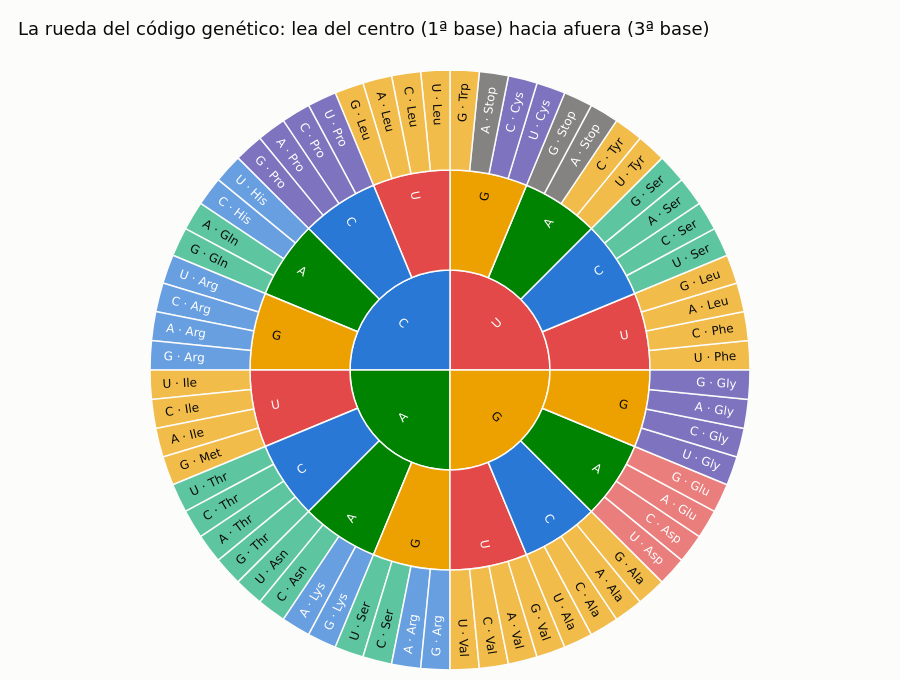

Source (notebook cell):
### Markdown cell above
### 🖱️ La rueda del código genético (interactiva)

Muchos libros de texto muestran el código genético como una **rueda**: se lee desde el centro hacia afuera
(1ª base → 2ª base → 3ª base) y en el borde aparece el aminoácido. Haga **clic** en un sector para acercarse (por
ejemplo, en `G` del centro para ver sólo los codones que empiezan con G) y clic en el centro para volver.
Pase el cursor sobre cada codón para ver su aminoácido y su clase química.

### Code cell
import plotly.express as px
import plotly.graph_objects as go

rna = lambda s: s.replace("T", "U")
ids, labels, parents, colors, hovers = [], [], [], [], []
for b1 in "UCAG":
    ids.append(b1); labels.append(b1); parents.append(""); colors.append(ec.NUC_COLORS[b1])
    hovers.append(f"1ª base: {b1}")
    for b2 in "UCAG":
        ids.append(b1 + b2); labels.append(b2); parents.append(b1); colors.append(ec.NUC_COLORS[b2])
        hovers.append(f"Codones {b1}{b2}_")
        for b3 in "UCAG":
            dna_codon = (b1 + b2 + b3).replace("U", "T")
            aa = "*" if dna_codon in table.stop_codons else table.forward_table[dna_codon]
            ids.append(b1 + b2 + b3)
            labels.append(f"{b3} · {three[aa] if aa != '*' else 'Stop'}")
            parents.append(b1 + b2)
            colors.append(class_color[aa_class[aa]])
            hovers.append(f"Codón {b1}{b2}{b3} → {three[aa]} ({aa})<br>Clase: {aa_class[aa]}")
fig = go.Figure(go.Sunburst(ids=ids, labels=labels, parents=parents, marker=dict(colors=colors,
                line=dict(color=ec.SURFACE, width=1.5)), hovertext=hovers, hoverinfo="text",
                insidetextorientation="radial",
                textfont=dict(size=12, color=[ec.INK if c in (ec.YELLOW, ec.AQUA, ec.NUC_COLORS["G"]) else "white"
                                              for c in colors])))
fig.update_layout(title="La rueda del código genético: lea del centro (1ª base) hacia afuera (3ª base)",
                  height=680, margin=dict(t=70, l=10, r=10, b=10))
fig.show()

### Figure 1 — Plotly figure (JSON) as saved in the notebook; plotly's stock layout.template omitted (floating-point values rounded to 4 significant figures)
{"data": [{"hoverinfo": "text", "hovertext": ["1ª base: U", "Codones UU_", "Codón UUU → Phe (F)<br>Clase: Hidrofóbico", "Codón UUC → Phe (F)<br>Clase: Hidrofóbico", "Codón UUA → Leu (L)<br>Clase: Hidrofóbico", "Codón UUG → Leu (L)<br>Clase: Hidrofóbico", "Codones UC_", "Codón UCU → Ser (S)<br>Clase: Polar", "Codón UCC → Ser (S)<br>Clase: Polar", "Codón UCA → Ser (S)<br>Clase: Polar", "Codón UCG → Ser (S)<br>Clase: Polar", "Codones UA_", "Codón UAU → Tyr (Y)<br>Clase: Hidrofóbico", "Codón UAC → Tyr (Y)<br>Clase: Hidrofóbico", "Codón UAA → Stop (*)<br>Clase: Stop", "Codón UAG → Stop (*)<br>Clase: Stop", "Codones UG_", "Codón UGU → Cys (C)<br>Clase: Especial", "Codón UGC → Cys (C)<br>Clase: Especial", "Codón UGA → Stop (*)<br>Clase: Stop", "Codón UGG → Trp (W)<br>Clase: Hidrofóbico", "1ª base: C", "Codones CU_", "Codón CUU → Leu (L)<br>Clase: Hidrofóbico", "Codón CUC → Leu (L)<br>Clase: Hidrofóbico", "Codón CUA → Leu (L)<br>Clase: Hidrofóbico", "Codón CUG → Leu (L)<br>Clase: Hidrofóbico", "Codones CC_", "Codón CCU → Pro (P)<br>Clase: Especial", "Codón CCC → Pro (P)<br>Clase: Especial", "Codón CCA → Pro (P)<br>Clase: Especial", "Codón CCG → Pro (P)<br>Clase: Especial", "Codones CA_", "Codón CAU → His (H)<br>Clase: Carga +", "Codón CAC → His (H)<br>Clase: Carga +", "Codón CAA → Gln (Q)<br>Clase: Polar", "Codón CAG → Gln (Q)<br>Clase: Polar", "Codones CG_", "Codón CGU → Arg (R)<br>Clase: Carga +", "Codón CGC → Arg (R)<br>Clase: Carga +", "Codón CGA → Arg (R)<br>Clase: Carga +", "Codón CGG → Arg (R)<br>Clase: Carga +", "1ª base: A", "Codones AU_", "Codón AUU → Ile (I)<br>Clase: Hidrofóbico", "Codón AUC → Ile (I)<br>Clase: Hidrofóbico", "Codón AUA → Ile (I)<br>Clase: Hidrofóbico", "Codón AUG → Met (M)<br>Clase: Hidrofóbico", "Codones AC_", "Codón ACU → Thr (T)<br>Clase: Polar", "Codón ACC → Thr (T)<br>Clase: Polar", "Codón ACA → Thr (T)<br>Clase: Polar", "Codón ACG → Thr (T)<br>Clase: Polar", "Codones AA_", "Codón AAU → Asn (N)<br>Clase: Polar", "Codón AAC → Asn (N)<br>Clase: Polar", "Codón AAA → Lys (K)<br>Clase: Carga +", "Codón AAG → Lys (K)<br>Clase: Carga +", "Codones AG_", "Codón AGU → Ser (S)<br>Clase: Polar", "Codón AGC → Ser (S)<br>Clase: Polar", "Codón AGA → Arg (R)<br>Clase: Carga +", "Codón AGG → Arg (R)<br>Clase: Carga +", "1ª base: G", "Codones GU_", "Codón GUU → Val (V)<br>Clase: Hidrofóbico", "Codón GUC → Val (V)<br>Clase: Hidrofóbico", "Codón GUA → Val (V)<br>Clase: Hidrofóbico", "Codón GUG → Val (V)<br>Clase: Hidrofóbico", "Codones GC_", "Codón GCU → Ala (A)<br>Clase: Hidrofóbico", "Codón GCC → Ala (A)<br>Clase: Hidrofóbico", "Codón GCA → Ala (A)<br>Clase: Hidrofóbico", "Codón GCG → Ala (A)<br>Clase: Hidrofóbico", "Codones GA_", "Codón GAU → Asp (D)<br>Clase: Carga −", "Codón GAC → Asp (D)<br>Clase: Carga −", "Codón GAA → Glu (E)<br>Clase: Carga −", "Codón GAG → Glu (E)<br>Clase: Carga −", "Codones GG_", "Codón GGU → Gly (G)<br>Clase: Especial", "Codón GGC → Gly (G)<br>Clase: Especial", "Codón GGA → Gly (G)<br>Clase: Especial", "Codón GGG → Gly (G)<br>Clase: Especial"], "ids": ["U", "UU", "UUU", "UUC", "UUA", "UUG", "UC", "UCU", "UCC", "UCA", "UCG", "UA", "UAU", "UAC", "UAA", "UAG", "UG", "UGU", "UGC", "UGA", "UGG", "C", "CU", "CUU", "CUC", "CUA", "CUG", "CC", "CCU", "CCC", "CCA", "CCG", "CA", "CAU", "CAC", "CAA", "CAG", "CG", "CGU", "CGC", "CGA", "CGG", "A", "AU", "AUU", "AUC", "AUA", "AUG", "AC", "ACU", "ACC", "ACA", "ACG", "AA", "AAU", "AAC", "AAA", "AAG", "AG", "AGU", "AGC", "AGA", "AGG", "G", "GU", "GUU", "GUC", "GUA", "GUG", "GC", "GCU", "GCC", "GCA", "GCG", "GA", "GAU", "GAC", "GAA", "GAG", "GG", "GGU", "GGC", "GGA", "GGG"], "insidetextorientation": "radial", "labels": ["U", "U", "U · Phe", "C · Phe", "A · Leu", "G · Leu", "C", "U · Ser", "C · Ser", "A · Ser", "G · Ser", "A", "U · Tyr", "C · Tyr", "A · Stop", "G · Stop", "G", "U · Cys", "C · Cys", "A · Stop", "G · Trp", "C", "U", "U · Leu", "C · Leu", "A · Leu", "G · Leu", "C", "U · Pro", "C · Pro", "A · Pro", "G · Pro", "A", "U · His", "C · His", "A · Gln", "G · Gln", "G", "U · Arg", "C · Arg", "A · Arg", "G · Arg", "A", "U", "U · Ile", "C · Ile", "A · Ile", "G · Met", "C", "U · Thr", "C · Thr", "A · Thr", "G · Thr", "A", "U · Asn", "C · Asn", "A · Lys", "G · Lys", "G", "U · Ser", "C · Ser", "A · Arg", "G · Arg", "G", "U", "U · Val", "C · Val", "A · Val", "G · Val", "C", "U · Ala", "C · Ala", "A · Ala", "G · Ala", "A", "U · Asp", "C · Asp", "A · Glu", "G · Glu", "G", "U · Gly", "C · Gly", "A · Gly", "G · Gly"], "marker": {"colors": ["#e34948", "#e34948", "#eda100", "#eda100", "#eda100", "#eda100", "#2a78d6", "#1baf7a", "#1baf7a", "#1baf7a", "#1baf7a", "#008300", "#eda100", "#eda100", "#52514e", "#52514e", "#eda100", "#4a3aa7", "#4a3aa7", "#52514e", "#eda100", "#2a78d6", "#e34948", "#eda100", "#eda100", "#eda100", "#eda100", "#2a78d6", "#4a3aa7", "#4a3aa7", "#4a3aa7", "#4a3aa7", "#008300", "#2a78d6", "#2a78d6", "#1baf7a", "#1baf7a", "#eda100", "#2a78d6", "#2a78d6", "#2a78d6", "#2a78d6", "#008300", "#e34948", "#eda100", "#eda100", "#eda100", "#eda100", "#2a78d6", "#1baf7a", "#1baf7a", "#1baf7a", "#1baf7a", "#008300", "#1baf7a", "#1baf7a", "#2a78d6", "#2a78d6", "#eda100", "#1baf7a", "#1baf7a", "#2a78d6", "#2a78d6", "#eda100", "#e34948", "#eda100", "#eda100", "#eda100", "#eda100", "#2a78d6", "#eda100", "#eda100", "#eda100", "#eda100", "#008300", "#e34948", "#e34948", "#e34948", "#e34948", "#eda100", "#4a3aa7", "#4a3aa7", "#4a3aa7", "#4a3aa7"], "line": {"color": "#fcfcfb", "width": 1.5}}, "parents": ["", "U", "UU", "UU", "UU", "UU", "U", "UC", "UC", "UC", "UC", "U", "UA", "UA", "UA", "UA", "U", "UG", "UG", "UG", "UG", "", "C", "CU", "CU", "CU", "CU", "C", "CC", "CC", "CC", "CC", "C", "CA", "CA", "CA", "CA", "C", "CG", "CG", "CG", "CG", "", "A", "AU", "AU", "AU", "AU", "A", "AC", "AC", "AC", "AC", "A", "AA", "AA", "AA", "AA", "A", "AG", "AG", "AG", "AG", "", "G", "GU", "GU", "GU", "GU", "G", "GC", "GC", "GC", "GC", "G", "GA", "GA", "GA", "GA", "G", "GG", "GG", "GG", "GG"], "textfont": {"color": ["white", "white", "#0b0b0b", "#0b0b0b", "#0b0b0b", "#0b0b0b", "white", "#0b0b0b", "#0b0b0b", "#0b0b0b", "#0b0b0b", "white", "#0b0b0b", "#0b0b0b", "white", "white", "#0b0b0b", "white", "white", "white", "#0b0b0b", "white", "white", "#0b0b0b", "#0b0b0b", "#0b0b0b", "#0b0b0b", "white", "white", "white", "white", "white", "white", "white", "white", "#0b0b0b", "#0b0b0b", "#0b0b0b", "white", "white", "white", "white", "white", "white", "#0b0b0b", "#0b0b0b", "#0b0b0b", "#0b0b0b", "white", "#0b0b0b", "#0b0b0b", "#0b0b0b", "#0b0b0b", "white", "#0b0b0b", "#0b0b0b", "white", "white", "#0b0b0b", "#0b0b0b", "#0b0b0b", "white", "white", "#0b0b0b", "white", "#0b0b0b", "#0b0b0b", "#0b0b0b", "#0b0b0b", "white", "#0b0b0b", "#0b0b0b", "#0b0b0b", "#0b0b0b", "white", "white", "white", "white", "white", "#0b0b0b", "white", "white", "white", "white"], "size": 12}, "type": "sunburst"}], "layout": {"height": 680, "margin": {"b": 10, "l": 10, "r": 10, "t": 70}, "title": {"text": "La rueda del código genético: lea del centro (1ª base) hacia afuera (3ª base)"}}}
